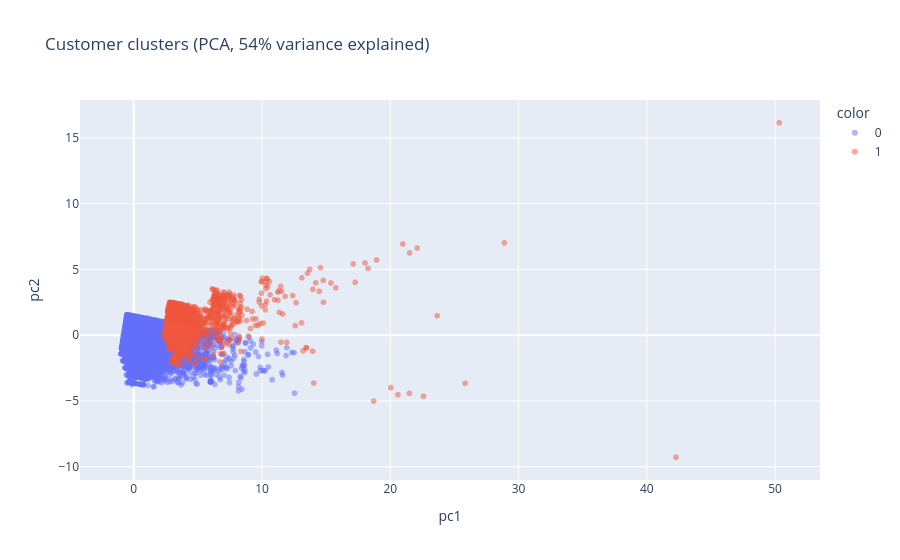

Notebook source saved alongside this figure:
### Code cell
km = KMeans(n_clusters=best_k, random_state=RANDOM_STATE, n_init=10)
cdf["cluster"] = km.fit_predict(X)

pca = PCA(n_components=2, random_state=RANDOM_STATE)
coords = pca.fit_transform(X)
cdf["pc1"], cdf["pc2"] = coords[:,0], coords[:,1]

fig = px.scatter(cdf, x="pc1", y="pc2", color=cdf["cluster"].astype(str), opacity=0.5,
                  title=f"Customer clusters (PCA, {pca.explained_variance_ratio_.sum():.0%} variance explained)")
fig.show()

### Figure 1 — Plotly figure (JSON) as saved in the notebook; plotly's stock layout.template omitted (floating-point values rounded to 4 significant figures; data arrays with more than 128 entries replaced by an {"elided": "..."} marker saying what was removed)
{"data": [{"hovertemplate": "color=0<br>pc1=%{x}<br>pc2=%{y}<extra></extra>", "legendgroup": "0", "marker": {"color": "#636efa", "opacity": 0.5, "symbol": "circle"}, "mode": "markers", "name": "0", "showlegend": true, "type": "scattergl", "x": {"elided": "92092 float values"}, "xaxis": "x", "y": {"elided": "92092 float values"}, "yaxis": "y"}, {"hovertemplate": "color=1<br>pc1=%{x}<br>pc2=%{y}<extra></extra>", "legendgroup": "1", "marker": {"color": "#EF553B", "opacity": 0.5, "symbol": "circle"}, "mode": "markers", "name": "1", "showlegend": true, "type": "scattergl", "x": {"elided": "2898 float values"}, "xaxis": "x", "y": {"elided": "2898 float values"}, "yaxis": "y"}], "layout": {"legend": {"title": {"text": "color"}, "tracegroupgap": 0}, "title": {"text": "Customer clusters (PCA, 54% variance explained)"}, "xaxis": {"anchor": "y", "domain": [0.0, 1.0], "title": {"text": "pc1"}}, "yaxis": {"anchor": "x", "domain": [0.0, 1.0], "title": {"text": "pc2"}}}}
